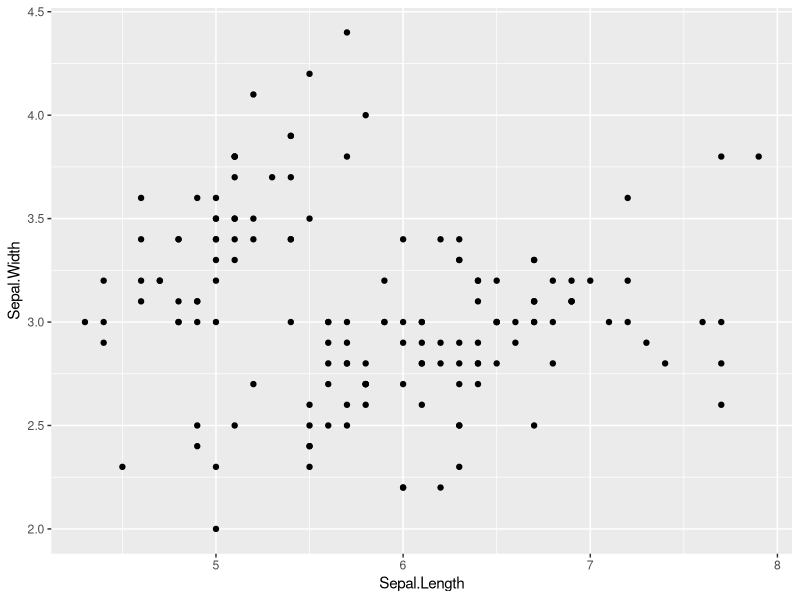
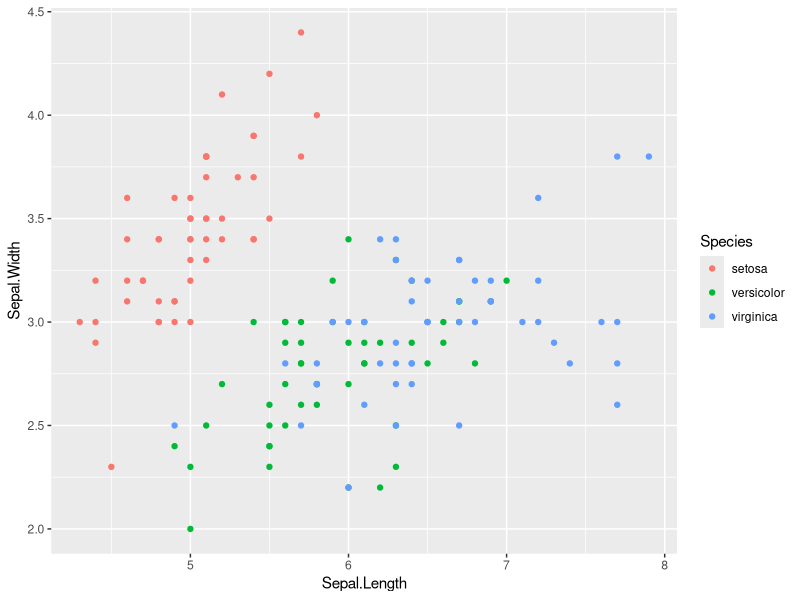
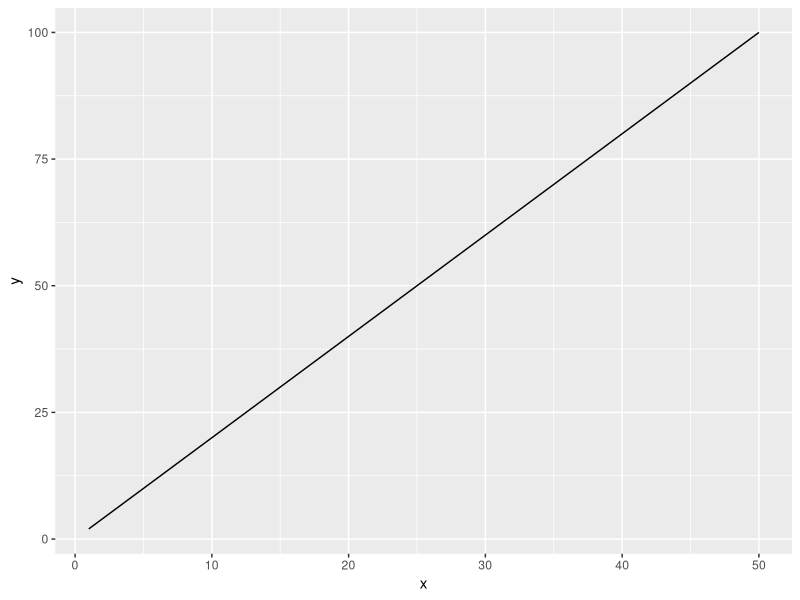
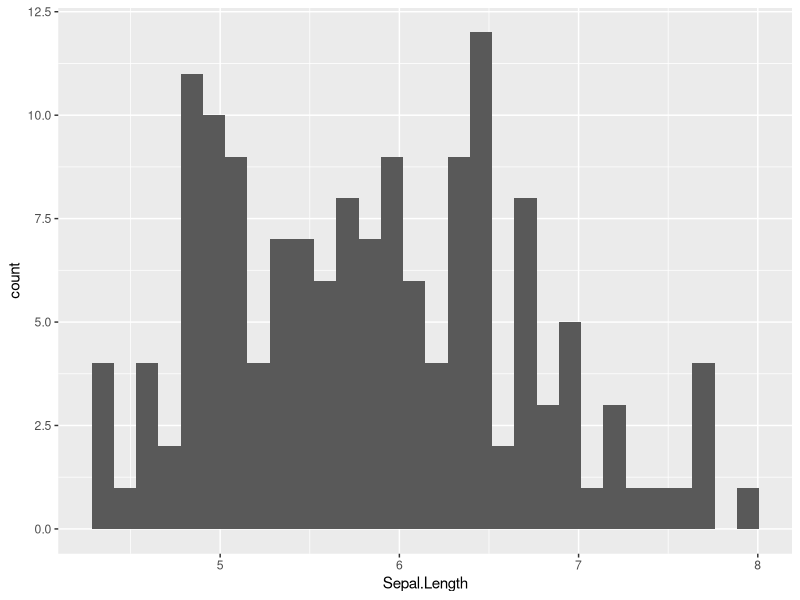
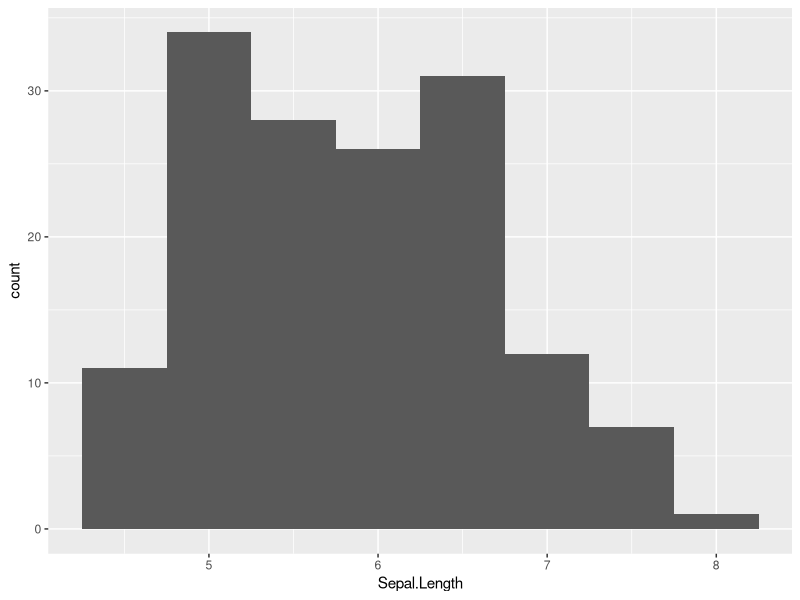
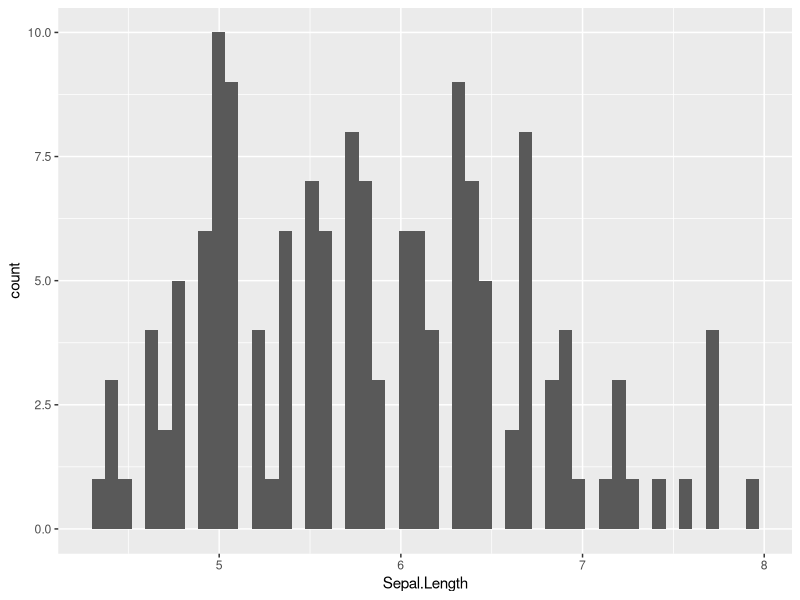
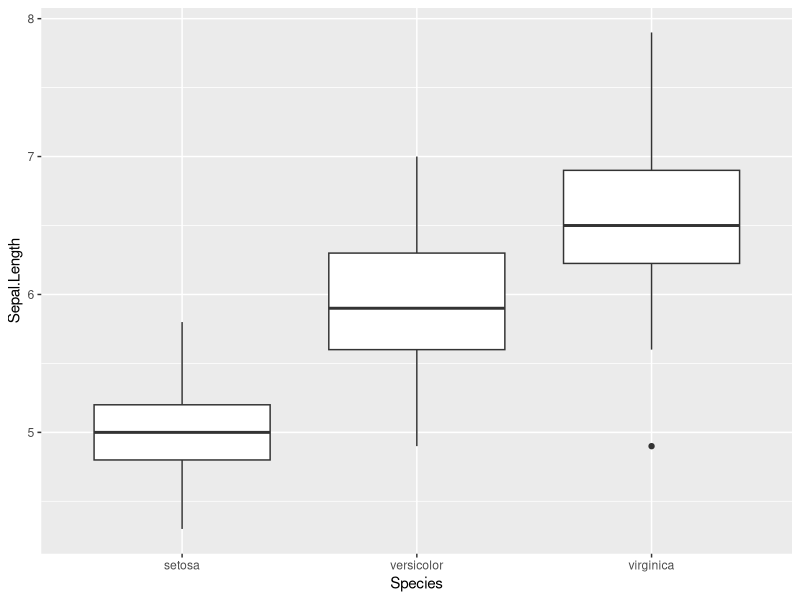
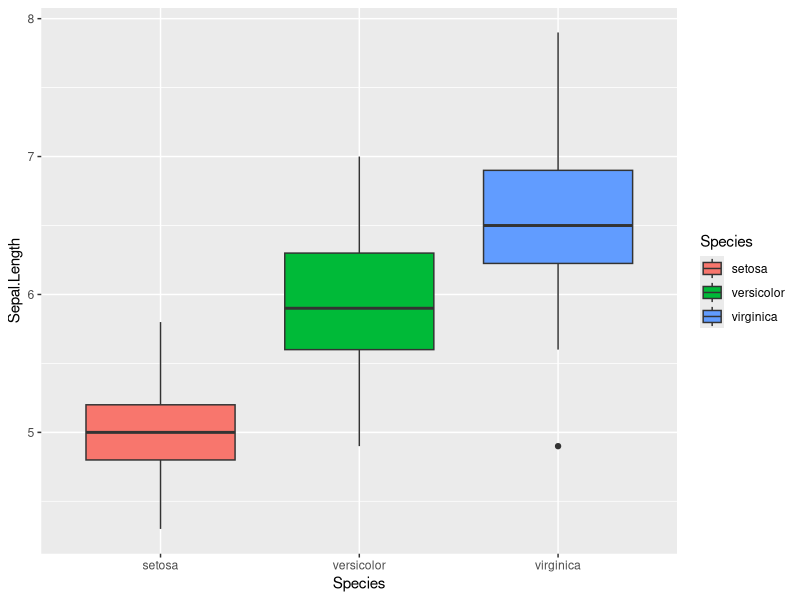

Source code (R) for these figures, in order:
#' ---
#' title: "Report week3"
#' output: html_document
#' date: "2023-8-29"
#' author: Zachary Bunch
#' ---


# Visualization -----------------------------------------------------------

library(ggplot2)
library(tidyverse)

# basic plot
iris %>% 
  ggplot(aes(x = Sepal.Length,
             y = Sepal.Width)) +
  geom_point()

# change color by "Species" column
iris %>% 
  ggplot(aes(x = Sepal.Length,
             y = Sepal.Width,
             color = Species)) +
  geom_point()

# sample data
df0 <- tibble(x = rep(1:50, 3),
              y = x * 2)

# basic plot
df0 %>% 
  ggplot(aes(x = x,
             y = y)) +
  geom_line()

print(df0)

# basic plot; bins = 30 by default
iris %>% 
  ggplot(aes(x = Sepal.Length)) +
  geom_histogram()

# change bin width
iris %>% 
  ggplot(aes(x = Sepal.Length)) +
  geom_histogram(binwidth = 0.5)

# change bin number
iris %>% 
  ggplot(aes(x = Sepal.Length)) +
  geom_histogram(bins = 50)

# basic plot
iris %>% 
  ggplot(aes(x = Species,
             y = Sepal.Length)) +
  geom_boxplot()

# change fill by "Species"
iris %>% 
  ggplot(aes(x = Species,
             y = Sepal.Length,
             fill = Species)) +
  geom_boxplot()

# change fill by "Species", but consistent color
iris %>% 
  ggplot(aes(x = Species,
             y = Sepal.Length,
             fill = Species)) +
  geom_boxplot(color = "darkgrey")

# density plot

iris %>% 
  ggplot(aes(x= Sepal.Length)) +
  geom_density(fill = "salmon", color = "salmon", alpha = 0.5)


#facet: facet_wrap

iris %>% 
  ggplot(aes(x= Sepal.Length, y = Sepal.Width)) +
  geom_point() +
  facet_wrap(facets = ~ Species, nrow = 2, ncol = 2)

iris %>% 
  mutate(site = sample(letters[1:2], nrow(.), replace = TRUE )) %>% 
  ggplot(aes(x= Sepal.Length, y = Sepal.Width)) +
  geom_point() +
  facet_grid(rows = vars(Species), cols = vars(site)) +
  theme_bw() +
  theme(panel.grid = element_blank())



# Extra exercise ----------------------------------------------------------

# Q1: Create a 10 by 10 matrix: elements may be random numbers

m_ran <- matrix(1:100, nrow = 10, ncol = 10)

m_ran

#Q2: Calculate means for each row

rowMeans(m_ran)

## easist, but ugly

# mean(m_ran[1,])
# mean(m_ran[2,])
# mean(m_ran[3,])
# mean(m_ran[4,])
# mean(m_ran[5,])
# mean(m_ran[6,])
# mean(m_ran[7,])
# mean(m_ran[8,])
# mean(m_ran[9,])
# mean(m_ran[10,])

## better

v_row_mu <- rowMeans(m_ran)

## possible alternative

v_row_mu_for <- NULL

for (i in 1:10) {

  #task goes here
  v_row_mu_for[i] <- mean(m_ran[i,])
  
  
  
}




# Q3: create tibble with three columns of numbers, and one column of letters (a-z)
# # rows is 100 

x <- data.frame(a = 1:3, b = 1:3, c = 1:3, d = letters[1:3])

x_tibble <- as.tibble(x)

#Terui solution

df0 <- tibble(x1 = rnorm(100), x2 = rpois(100, lambda =5), x3 = rbinom(100,10,0.5), letter = sample(letters, 100, replace = TRUE))

# Q4: get sums and number of observations for each letter group
# use tidyverse functions to get those
#output must be tibble format
#for number of observations, use n()

#Terui solution

set.seed(123)
df_sum <- df0 %>%  group_by(letter) %>% 
  summarize(sum_x1 = sum(x1),
            sum_x2 = sum(x2),
            sum_x3 = sum(x3),
            n_obs = n())

# df_sum %>%  
#  mutate(mu_x1 = sum_x1 / n_obs)


#Q5: use pivot_wider
# refer Tidyverse, reshape section

iris_w <- iris %>% 
  mutate(id = rep(1:50, 3)) %>% # add an ID column
  select(id, Sepal.Length, Species) %>% 
  pivot_wider(id_cols = "id", # unique row ID based on
              values_from = "Sepal.Length", # values in each cell from
              names_from = "Species") # new column names from

print(iris_w)

#Q6: using the following data frame df_na, remove rows with NAs
#use drop_na(x1)

df_na <- df0 %>% 
  mutate(x1 = ifelse(x1 < 0, NA, x1))

df_no_na <- df_na %>% drop_na(x1)
